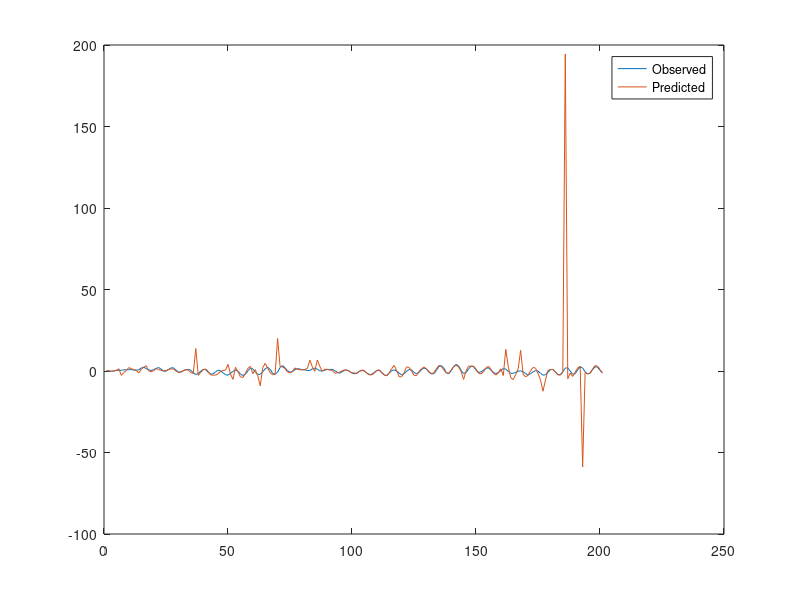

The MATLAB source for this figure:
clf;
clear all;
rng(100);
time = 200;

%%%%%%%%%%% Constants %%%%%%%%%%%%%%%%%%
m = 1;
c = 0;
k = 1;
b = 1;

sigma2 = 0.01;
alpha2 = 0.01;
beta2 = 0.01;
rho2 = 0.01;

tau = 1;
omega = sqrt(k/m);

y0=0.1;
y1=0.1;
ualpha = 0.1;

amplitude = 1;
%%%%%%%%%%%%%%%%%%%%%%%%%%%%%%%%%%%%%%%%


%%%%%%%%%%%%%%%Variable Init%%%%%%%%%%%%%%
A = [0 1; -k/m -c/m];
B = [0;b/m];
C = [1 0];

% Covar matrix of x[0]
Q  = [alpha2 0 ; 0 beta2];



phi = expm(A*tau);
psi = pinv(A)*(phi-eye(2))*B;
V = sigma2*psi*psi';

x_predicted = {};
x_updated = {};
x_observed = {};
y_observed = {};

P_predicted = {};
P_updated = {};

P_predicted{1} = sqrt(Q);

x_observed{1} = [y0;y1] + mvnrnd([0;0], sqrt(Q))';
x_predicted{1} = [y0;y1] + mvnrnd([0;0], sqrt(Q))';

y_observed{1} = C*x_observed{1} + normrnd(0,sqrt(rho2));
%%%%%%%%%%%%%%%%%%%%%%%%%%%%%%%%%%%%%%%%%%
x = [];
xd = [];
x(end+1) = x_predicted{1}(1);
xd(end+1) = x_predicted{1}(2);
u = [];
for k=1:time
    
    uk = amplitude*sin(ualpha*k*tau);
    vk = mvnrnd([0;0], sqrt(V))';
    wk = normrnd(0,sqrt(rho2));
    W_k = rho2 * eye(2);
    %%%%%%%%%% Prediction Start %%%%%%%%%%%%%%%%%%
    x_predicted{k+1} = phi * x_predicted{k} + psi*uk;
    P_predicted{k+1} = phi * P_predicted{k} * phi' + V;
    %%%%%%%%%% Prediction End  %%%%%%%%%%%%%%%%%%%

    %%%%%%%%%% Observation Start %%%%%%%%%%%%%%%%%%
    x_observed{k+1}  =  phi * x_observed{k} + psi*uk + vk;
    y_observed{k+1} = C* x_observed{k} + wk;
    %%%%%%%%%% Observation End %%%%%%%%%%%%%%%%%%

    %%%%%%%%%% Update Start %%%%%%%%%%%%%%%%%%
    K_2 = P_predicted{k+1}* C' * pinv(C * P_predicted{k+1} * C'+ wk);
    x_predicted{k+1} = x_predicted{k+1} + K_2*(y_observed{k+1}-C*x_predicted{k+1});
    P_predicted{k+1} = P_predicted{k+1} - K_2*C*P_predicted{k+1};
    %%%%%%%%%% Update End   %%%%%%%%%%%%%%%%%%

    x(end+1) = x_predicted{k+1}(1);
    xd(end+1) = x_predicted{k+1}(2);

end

plot(1:time+1, cell2mat(y_observed), 1:time+1, (x));
%plot(1:time+1,x);% cell2mat(y_observed));%, 1:time+1, (x));
%plot(1:time+1, cell2mat(y_observed));%, 1:time+1, (x));
legend('Observed');%, 'Predicted');
legend('Observed', 'Predicted');
print('kalman-y', '-dpng');
